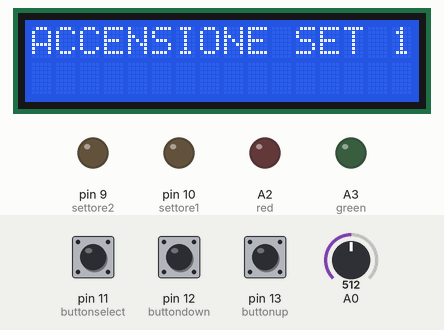
Recording of a sketch running on a simulated Arduino Uno, built with avr-gcc and run on an emulated ATmega328P. Shown: 16×2 character LCD, output pins drawn as LEDs (lit = HIGH). The inputs (shaded band) are chosen by the test bench; at power-on: pin 11 (buttonselect) HIGH, pin 12 (buttondown) HIGH, pin 13 (buttonup) HIGH, A0 = 512.

Above: at 1.2 s.
1.3 s: pin 11 (buttonselect) pulled LOW for 0.15 s
At 2.6 s:
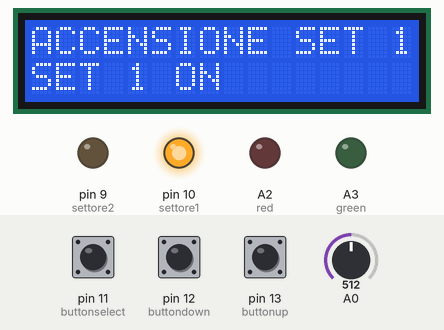
2.9 s: pin 12 (buttondown) pulled LOW for 0.15 s
At 4.0 s:
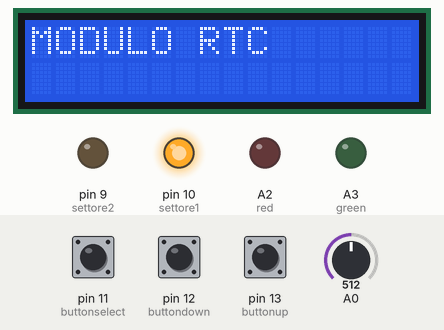
4.5 s: pin 11 (buttonselect) pulled LOW for 1 s
At 6.5 s:
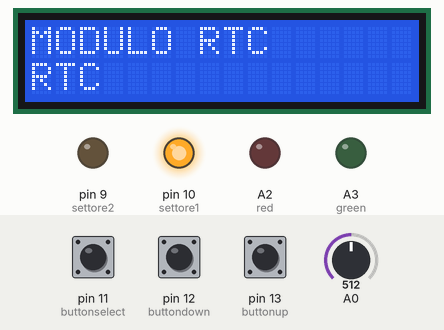
7.0 s: pin 12 (buttondown) pulled LOW for 1 s
At 8.4 s:
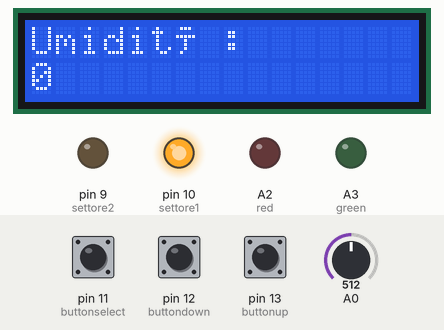
9.5 s: pin 12 (buttondown) pulled LOW for 0.15 s
At 10.4 s:
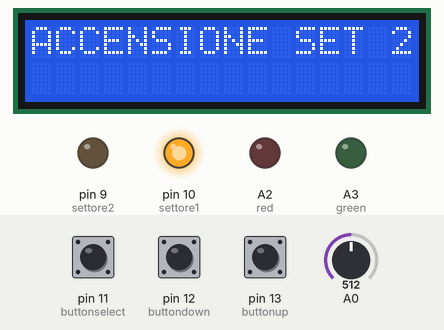
11.1 s: pin 11 (buttonselect) pulled LOW for 0.15 s
At 11.6 s:
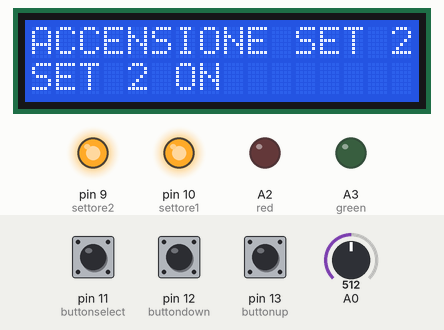
Timing chart, 0 to 13.7 s (numbered marks = the images above; inputs shaded):
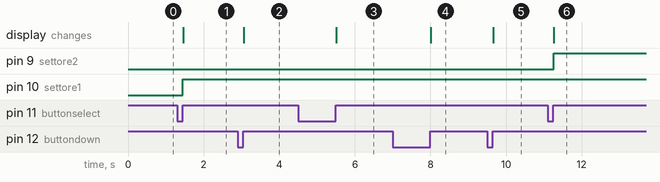

The sketch:

umidit_.ino
```cpp
#define buttonup 13 //pulsante SU al pin 13
#define buttondown 12 //Pulsante GIU al pin 12
#define buttonselect 11 //Pulsante SELEZIONA al pin 9

#define red A2 //LED rosso al pin A2
#define green A3 //LED verde al pin A3

#define settore1 10 //Relè 1 al pin 10
#define settore2 9 //Rele 2 al pin 9

#define umidity A0 //sensore umidità terreno al pin A0
const int soglia_critica = 300; //soglia critica umidità terreno
int valore; //variabile umidità terreno

//Funzioni dei vari cicli
void changeMenu();
void dispMenu();
void mostraMsg();

void controlsettore1();
void controlsettore2();
void umidita();


//Variabili globali
char menu = 0x01;
char set1 = 0x00, set2 = 0x00 , set3 = 0x00;
boolean t_buttonup, t_buttondown, t_buttonselect;


//DISPLAY Mappa Hardware

#include <LiquidCrystal.h>

LiquidCrystal lcd ( 2,   //RS
                    3,  //EN
                    4,  //D4
                    5,  //D5
                    6,  //D6
                    7); //D7

void setup() {

  lcd.begin(16, 2);

  pinMode(buttonup, INPUT_PULLUP);
  pinMode(buttondown, INPUT_PULLUP);
  pinMode(buttonselect, INPUT_PULLUP);

  pinMode(red, OUTPUT); //LED ROSSO
  pinMode(green, OUTPUT); //LED VERDE
  pinMode(settore1, OUTPUT); //RELÈ 1 (settore 1)
  pinMode(settore2, OUTPUT); //RELÈ 2 (settore 2)

  digitalWrite (settore1, LOW);    //Imposto inizialmente il relè1 (settore 1)  allo stato basso (spento)
  digitalWrite (settore2, LOW);    //Imposto inizialmente il relè2 (settore 2) allo stato basso (spento)

  t_buttonup   = 0x00;             //Inizializza le variabili come ZERO
  t_buttondown = 0x00;
  t_buttonselect  = 0x00;
}

void loop() {
  changeMenu();               //Menu di scambio
  dispMenu();                //Selezionare il menu

  int valore = analogRead(A0); //Legge il valore analogico
  Serial.println(valore); //Stampa a schermo il valore
}
//Funzioni
void changeMenu() {

  if (digitalRead(buttonup) == 0x00) {     //Setta la variabile in 1 se si preme il pulsante UP
    t_buttonup = 0x01;
  }

  if (digitalRead(buttondown) == 0x00) {    //Setta la variabile in 1 se si preme il pulsante DOWN
    t_buttondown = 0x01;
  }

  if (digitalRead(buttonup) && t_buttonup) {
    t_buttonup = 0x00;
    lcd.clear();        //Cancella Schermo lcd
    menu++;
    if (menu > 0x04) {
      menu = 0x01;
    }
  }
  if (digitalRead(buttondown) && t_buttondown) {
    t_buttondown = 0x00;
    lcd.clear();
    menu--;
    if (menu < 0x01) {
      menu = 0x04;
    }
  }
}

void dispMenu() {
  switch (menu) {
    case 0x01:
      controlsettore1(); //Funzione controllo settore 1
      break;
    case 0x02:
      controlsettore2(); //Funzione controllo settore 2
      break;
    case 0x03:
      umidita(); //Funzione controllo umidità
      break;
    case 0x04:
      controlRTC(); //Funzione controllo modulo RTC
      break;
  }
}

/*Ciclo per la funzione controllo settore1*/
void controlsettore1() {
  lcd.setCursor(0, 0);
  lcd.print("ACCENSIONE SET 1");

  if (digitalRead(buttonselect) == 0x00) {
    t_buttonselect = 0x01;
  }
  if (digitalRead(buttonselect) && t_buttonselect) {
    t_buttonselect = 0x00;
    set1++;

    if (set1 > 2) {
      set1 = 0x01;
    }
    switch (set1) {
      case 0x01:
        lcd.clear();
        lcd.setCursor(0, 1);
        digitalWrite (settore1, HIGH);  //Accendo il settore 1
        lcd.print("SET 1 ON");
        break;
      case 0x02:
        lcd.clear();
        lcd.setCursor(0, 1);
        digitalWrite (settore1, LOW);  //Spengo il settore 1
        lcd.print("SET 1 OFF");
        break;
    }
  }
}
/*Ciclo per la funzione controllo settore 2*/
void controlsettore2() {
  lcd.setCursor(0, 0);
  lcd.print("ACCENSIONE SET 2");

  if (digitalRead(buttonselect) == 0x00) {
    t_buttonselect = 0x01;
  }
  if (digitalRead(buttonselect) && t_buttonselect) {
    t_buttonselect = 0x00;
    set2++;

    if (set2 > 2) {
      set2 = 0x01;
    }
    switch (set2) {
      case 0x01:
        lcd.clear();
        lcd.setCursor(0, 1);
        digitalWrite (settore2, HIGH);
        lcd.print("SET 2 ON");
        break;
      case 0x02:
        lcd.clear();
        lcd.setCursor(0, 1);
        digitalWrite (settore2, LOW);
        lcd.print("SET 2 OFF");
        break;
    }
  }
}

/*Ciclo per la funzione controllo umidità*/
void umidita() {
  lcd.setCursor(0, 0);
  lcd.print("Umidità: ");
  lcd.setCursor(0, 1);
  lcd.print(valore);
  delay(10);
}


/*Ciclo per la funzione controllo modulo RTC*/
void controlRTC() {
  lcd.setCursor(0, 0);
  lcd.print("MODULO RTC");

  if (digitalRead(buttonselect) == 0x00) {
    t_buttonselect = 0x01;
  }
  if (digitalRead(buttonselect) && t_buttonselect) {
    t_buttonselect = 0x00;
    set3++;

    if (set3 > 2) {
      set3 = 0x01;
    }
    switch (set3) {
      case 0x01:
        lcd.clear();
        lcd.setCursor(0, 1);
        lcd.print("RTC");
        break;
      case 0x02:
        lcd.clear();
        lcd.setCursor(0, 1);
        lcd.print("RTC");
        break;
    }
  }
}
```

Measured:
- after the input at 1.3 s, pin 10 (settore1): LOW → HIGH after 0.15 s; the display: first changes after 0.16 s (image 1 shows a later state)
- after the input at 2.9 s, the display: changes after 0.16 s (image 2)
- after the input at 4.5 s, the display: first changes after 1.0 s (image 3 shows a later state)
- after the input at 7.0 s, the display: changes after 1.0 s (image 4)
- after the input at 9.5 s, the display: changes after 0.16 s (image 5)
- after the input at 11.1 s, pin 9 (settore2): LOW → HIGH after 0.15 s; the display: first changes after 0.16 s (image 6 shows a later state)
